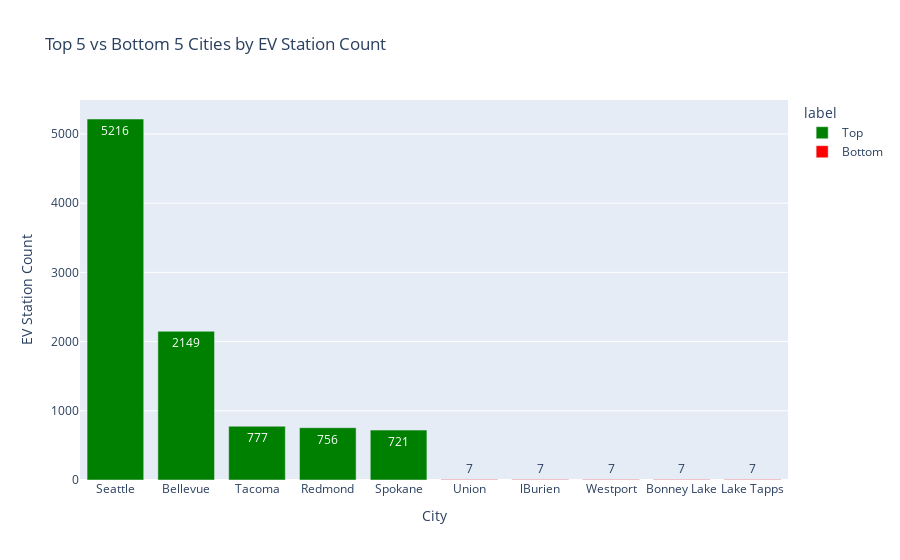

Notebook code cell kept with this figure:
### Code cell
import plotly.express as px

# Combining top & bottom
top_bottom = pd.concat([top_5, bottom_5])
top_bottom['label'] = ['Top'] * 5 + ['Bottom'] * 5

fig = px.bar(
    top_bottom,
    x='city',
    y='station_count',
    color='label',
    title='Top 5 vs Bottom 5 Cities by EV Station Count',
    text='station_count',
    color_discrete_map={'Top': 'green', 'Bottom': 'red'}
)
fig.update_layout(xaxis_title='City', yaxis_title='EV Station Count')
fig.show()

### Figure 1 — Plotly figure (JSON) as saved in the notebook; plotly's stock layout.template omitted (floating-point values rounded to 4 significant figures)
{"data": [{"alignmentgroup": "True", "hovertemplate": "label=Top<br>city=%{x}<br>station_count=%{text}<extra></extra>", "legendgroup": "Top", "marker": {"color": "green", "pattern": {"shape": ""}}, "name": "Top", "offsetgroup": "Top", "orientation": "v", "showlegend": true, "text": [5216, 2149, 777, 756, 721], "textposition": "auto", "type": "bar", "x": ["Seattle", "Bellevue", "Tacoma", "Redmond", "Spokane"], "xaxis": "x", "y": [5216, 2149, 777, 756, 721], "yaxis": "y"}, {"alignmentgroup": "True", "hovertemplate": "label=Bottom<br>city=%{x}<br>station_count=%{text}<extra></extra>", "legendgroup": "Bottom", "marker": {"color": "red", "pattern": {"shape": ""}}, "name": "Bottom", "offsetgroup": "Bottom", "orientation": "v", "showlegend": true, "text": [7, 7, 7, 7, 7], "textposition": "auto", "type": "bar", "x": ["Union", "lBurien", "Westport", "Bonney Lake", "Lake Tapps"], "xaxis": "x", "y": [7, 7, 7, 7, 7], "yaxis": "y"}], "layout": {"barmode": "relative", "legend": {"title": {"text": "label"}, "tracegroupgap": 0}, "title": {"text": "Top 5 vs Bottom 5 Cities by EV Station Count"}, "xaxis": {"anchor": "y", "domain": [0, 1], "title": {"text": "City"}}, "yaxis": {"anchor": "x", "domain": [0, 1], "title": {"text": "EV Station Count"}}}}
